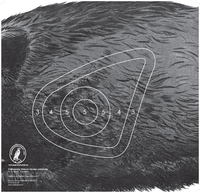
#> input picture Target/Webp.net-resizeimage.jpg, 200 x 193 px, found by its file name
$ python test3.py
#> lines starting #> are read from the running program, lines starting #| are printed output that depends on the picture
import cv2

img = cv2.imread("Target\Webp.net-resizeimage.jpg", cv2.IMREAD_COLOR)
#> img is the input picture: shape (193, 200, 3); mean B, G, R 101.6, 99.2, 99.2
gray = cv2.cvtColor(img, cv2.COLOR_BGR2GRAY)
edges = cv2.Canny(gray, 180, 400)
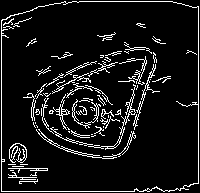
#> edges: shape (193, 200); 9.1% white in thin lines or dots
cv2.imshow("Gray" ,gray)
cv2.imshow("Canny" ,edges)
cv2.waitKey()
